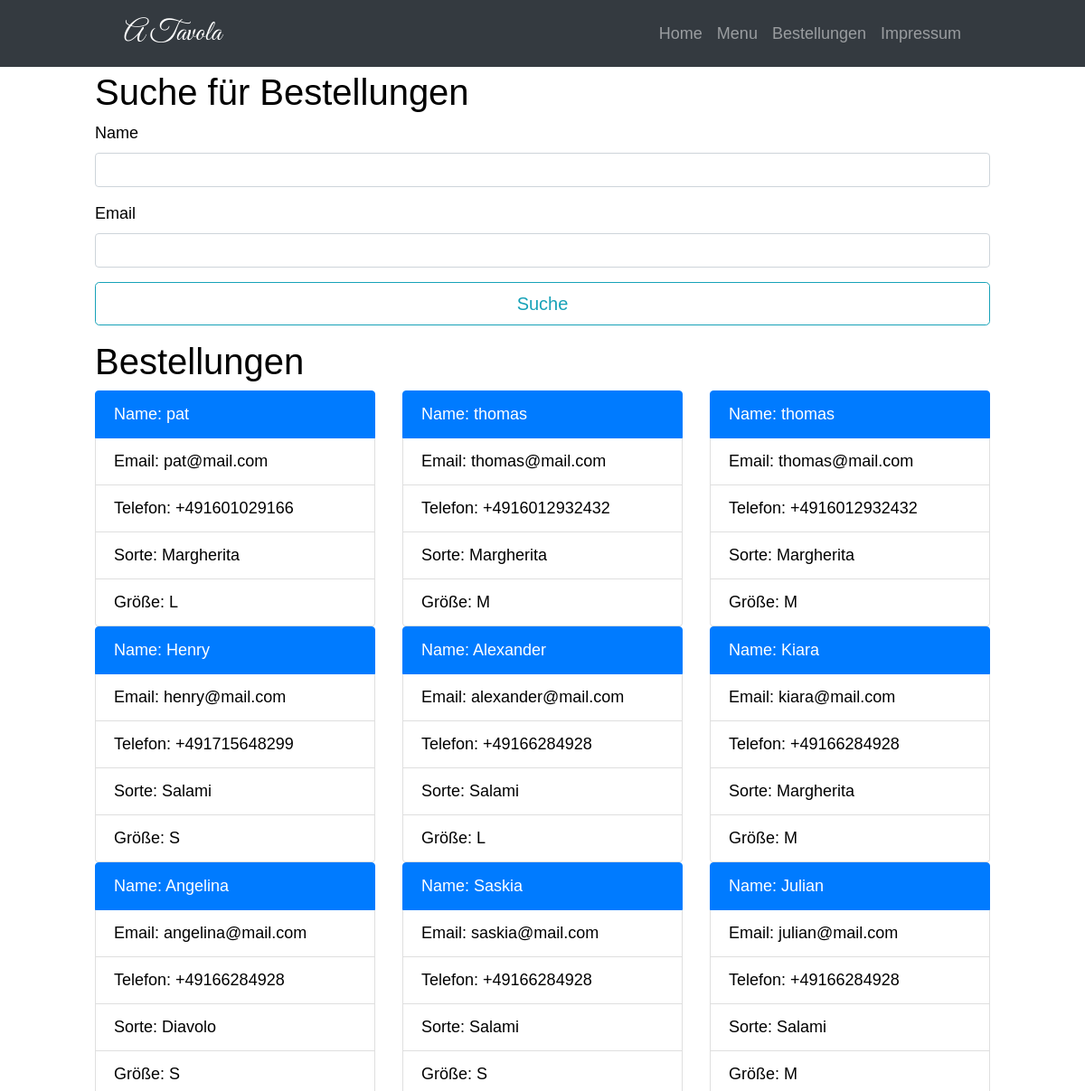
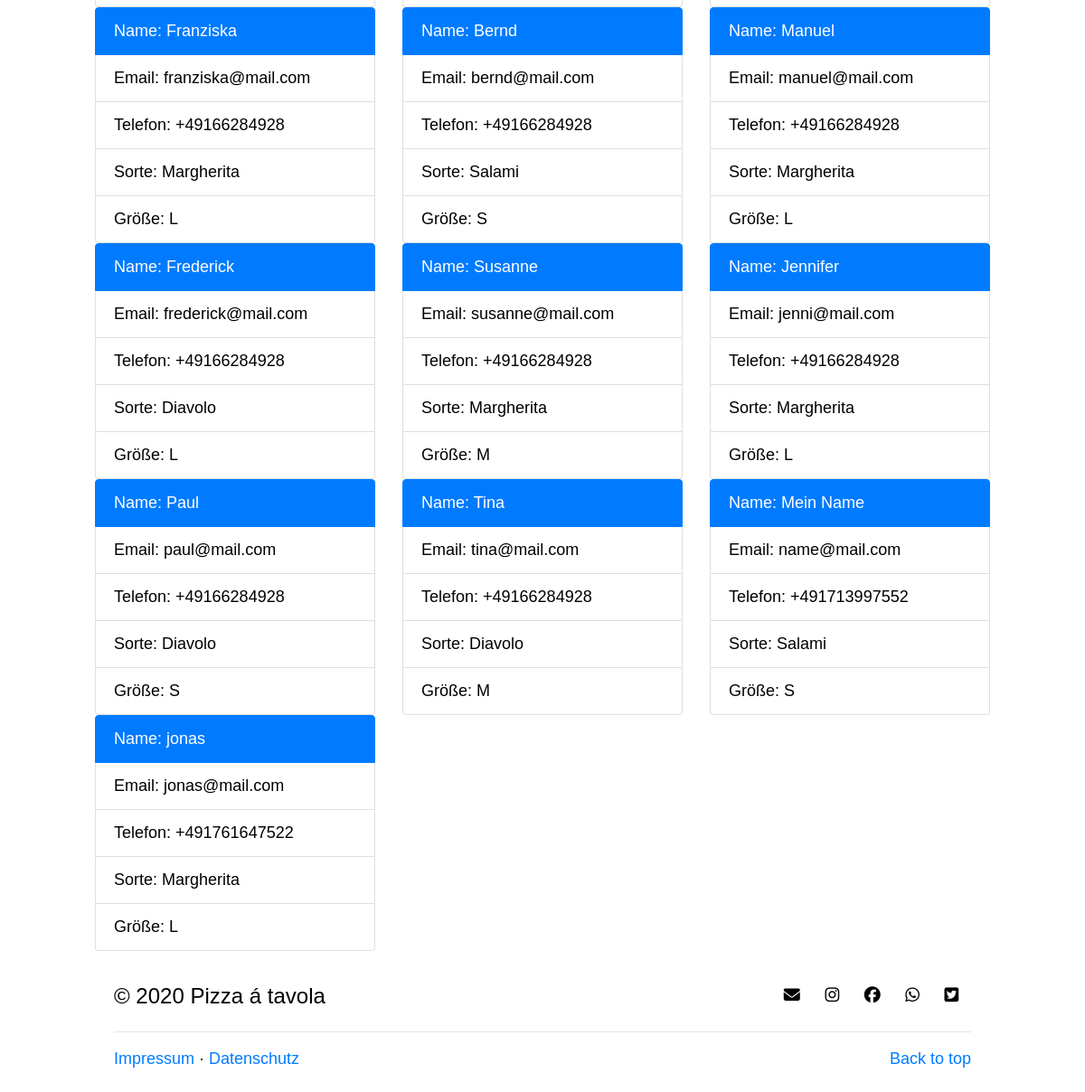
Screenshot of /orders/ with the database file from the repository (2 pictures, top to bottom).
### pizzapp/models.py (models this page shows, shortened)
class Order(models.Model):
    name            = models.CharField(max_length=120)
    email           = models.EmailField()
    phone_number    = PhoneNumberField()
    pizza           = models.CharField(max_length=30)
    size            = models.CharField(max_length=1)

### pizzapp/views.py (the view)
# urls.py: path('orders/', views.OrderListView.as_view(), name='orders'),
class OrderListView(ListView):
    model = Order
    context_object_name = 'orders'
    queryset = Order.objects.all()
    def get_context_data(self, **kwargs):
        context = super().get_context_data(**kwargs)
        context['filter'] = OrderFilter(self.request.GET, queryset=self.get_queryset())
        return context

### templates/pizzapp/order_list.html (shortened to what this page needs)
{% extends "base.html" %}
{% load crispy_forms_tags %}
{% block content %}
<div class="container content-body">
  <h1>Suche für Bestellungen</h1>
  <form method="GET">
    {{ filter.form|crispy }}
    <div class="form-group">
      <button class="btn btn-outline-info btn-lg btn-block" type="submit">Suche</button>
    </div>
  </form>
  <h1>Bestellungen</h1>
  <div class="row">
    {% for order in filter.qs %}
    <div class="col-lg-4">
      <ul class="list-group">
        <li class="list-group-item active">Name: {{ order.name }}</li>
        <li class="list-group-item">Email: {{ order.email }}</li>
        <li class="list-group-item">Telefon: {{ order.phone_number }}</li>
        <li class="list-group-item">Sorte: {{ order.pizza }}</li>
        <li class="list-group-item">Größe: {{ order.size }}</li>
      </ul>
    </div>
    {% endfor %}
  </div>
</div>
{% endblock %}

### static/pizzapp/css/styles.css (style rules this page uses)
body { margin: 0; font-size: 18px; font-family: sans-serif; color: #000000; }
.container { width: 90%; max-width: 1020px; margin: 0 auto; }
.content-body { margin-top: 78px; }

### rows the page displays
Order: name "pat", email "pat@mail.com", phone_number "+491601029166", pizza "Margherita", size "L"
Order: name "thomas", email "thomas@mail.com", phone_number "+4916012932432", pizza "Margherita", size "M"
Order: name "thomas", email "thomas@mail.com", phone_number "+4916012932432", pizza "Margherita", size "M"
Order: name "Henry", email "henry@mail.com", phone_number "+491715648299", pizza "Salami", size "S"
Order: name "Alexander", email "alexander@mail.com", phone_number "+49166284928", pizza "Salami", size "L"
Order: name "Kiara", email "kiara@mail.com", phone_number "+49166284928", pizza "Margherita", size "M"
Order: name "Angelina", email "angelina@mail.com", phone_number "+49166284928", pizza "Diavolo", size "S"
Order: name "Saskia", email "saskia@mail.com", phone_number "+49166284928", pizza "Salami", size "S"
Order: name "Julian", email "julian@mail.com", phone_number "+49166284928", pizza "Salami", size "M"
Order: name "Franziska", email "franziska@mail.com", phone_number "+49166284928", pizza "Margherita", size "L"
Order: name "Bernd", email "bernd@mail.com", phone_number "+49166284928", pizza "Salami", size "S"
Order: name "Manuel", email "manuel@mail.com", phone_number "+49166284928", pizza "Margherita", size "L"
Order: name "Frederick", email "frederick@mail.com", phone_number "+49166284928", pizza "Diavolo", size "L"
Order: name "Susanne", email "susanne@mail.com", phone_number "+49166284928", pizza "Margherita", size "M"
Order: name "Jennifer", email "jenni@mail.com", phone_number "+49166284928", pizza "Margherita", size "L"
Order: name "Paul", email "paul@mail.com", phone_number "+49166284928", pizza "Diavolo", size "S"
Order: name "Tina", email "tina@mail.com", phone_number "+49166284928", pizza "Diavolo", size "M"
Order: name "Mein Name", email "name@mail.com", phone_number "+491713997552", pizza "Salami", size "S"
Order: name "jonas", email "jonas@mail.com", phone_number "+491761647522", pizza "Margherita", size "L"
